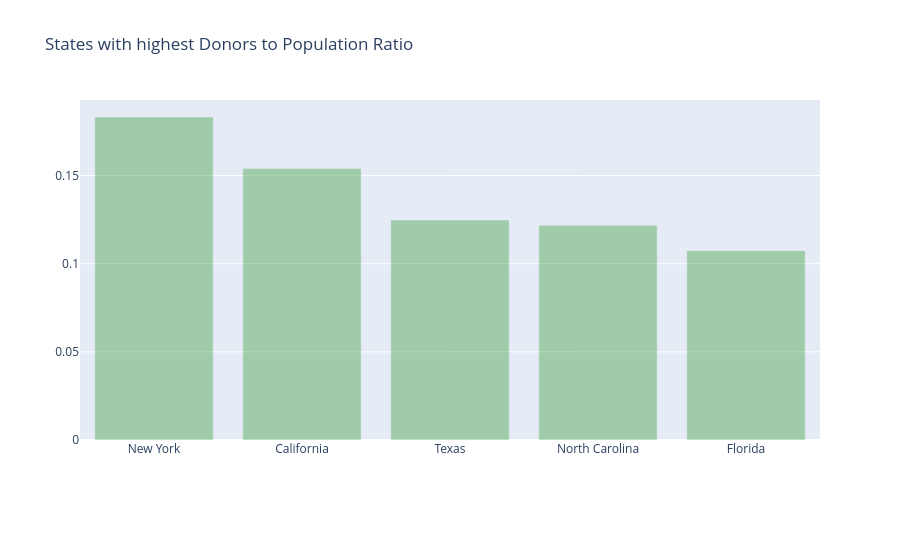

Write notebook code for a chart like this one.
### Markdown cell above
### Interpretación de los Resultados

A partir del análisis exploratorio realizado mediante los mapas de calor y otras técnicas de visualización, es posible identificar relaciones importantes entre las variables del conjunto de datos.

Entre las principales observaciones se encuentran:

- Las variables con coeficientes de correlación cercanos a **1** presentan una **fuerte relación positiva**, lo que indica que ambas tienden a aumentar o disminuir de manera similar.

- Las variables con coeficientes cercanos a **-1** muestran una **fuerte relación negativa**, es decir, cuando una variable aumenta, la otra tiende a disminuir.

- Los valores próximos a **0** indican una **correlación débil o inexistente**, lo que sugiere que las variables no presentan una relación lineal significativa.

- Los mapas de calor permiten identificar rápidamente grupos de variables relacionadas, facilitando la detección de patrones y posibles redundancias dentro del conjunto de datos.

- En proyectos de Ciencia de Datos, este análisis resulta especialmente útil para detectar **multicolinealidad**, seleccionar variables relevantes y comprender la estructura del conjunto de datos antes de construir modelos predictivos.

---

## <a>Conjunto de Datos Ajustado para el Análisis</a>

En algunos casos, las variables pueden encontrarse en escalas muy diferentes, lo que dificulta su comparación directa. Por ello, antes de generar determinados mapas de calor, puede ser conveniente aplicar técnicas de normalización o estandarización que permitan comparar las variables bajo una misma escala.

Este proceso mejora la interpretación visual y facilita la identificación de patrones entre las diferentes características del conjunto de datos.

---

## <a id="2.3">2.3 Mapa de Calor de la Matriz de Correlación</a>

En esta sección construiremos la matriz de correlación entre las variables numéricas del conjunto de datos y la representaremos mediante un **Heatmap**. La intensidad del color mostrará el grado de asociación entre cada par de variables, permitiendo identificar relaciones fuertes, débiles o negativas de manera inmediata.

### Code cell
census_2013 = {'Mississippi': 2991207, 'Iowa': 3090416, 'Oklahoma': 3850568, 'Delaware': 925749, 'Minnesota': 5420380, 'Alaska': 735132, 'Illinois': 12882135, 'Arkansas': 2959373, 'New Mexico': 2085287, 'Indiana': 6570902, 'Maryland': 5928814, 'Louisiana': 4625470, 'Texas': 26448193, 'Wyoming': 582658, 'Arizona': 6626624, 'Wisconsin': 5742713, 'Michigan': 9895622, 'Kansas': 2893957, 'Utah': 2900872, 'Virginia': 8260405, 'Oregon': 3930065, 'Connecticut': 3596080, 'New York': 19651127, 'California': 38332521, 'Massachusetts': 6692824, 'West Virginia': 1854304, 'South Carolina': 4774839, 'New Hampshire': 1323459, 'Vermont': 626630, 'Georgia': 9992167, 'North Dakota': 723393, 'Pennsylvania': 12773801, 'Florida': 19552860, 'Hawaii': 1404054, 'Kentucky': 4395295, 'Rhode Island': 1051511, 'Nebraska': 1868516, 'Missouri': 6044171, 'Ohio': 11570808, 'Alabama': 4833722, 'South Dakota': 844877, 'Colorado': 5268367, 'Idaho': 1612136, 'New Jersey': 8899339, 'Washington': 6971406, 'North Carolina': 9848060, 'Tennessee': 6495978, 'Montana': 1015165, 'District of Columbia': 646449, 'Nevada': 2790136, 'Maine': 1328302}

donors_from_states = dict(donors_df['Donor State'].value_counts())

don_pop = {}
for state, don in donors_from_states.items():
    if state not in census_2013:
        continue
    don_pop[state]  = float(don)*100000/ census_2013[state]

import operator
don_pop = sorted(don_pop.items(), key=operator.itemgetter(1), reverse = True)
xx = [x[0] for x in (don_pop)][1:]
yy = [x[1] for x in (don_pop)][1:]

trace2 = go.Bar(
    x=xx,
    y=yy,
    name='Donors to Population',
    marker=dict(color='green'),
    opacity=0.3
)

data = [trace2]
layout = go.Layout(
    barmode='group',
    legend=dict(dict(x=-.1, y=1.2)),
    margin=dict(b=120),
    title = 'States with highest Donors to Population Ratio',
)

fig = go.Figure(data=data, layout=layout)
iplot(fig, filename='grouped-bar')

### Figure 1 — Plotly figure (JSON) as saved in the notebook; plotly's stock layout.template omitted (floating-point values rounded to 4 significant figures)
{"data": [{"marker": {"color": "green"}, "name": "Donors to Population", "opacity": 0.3, "type": "bar", "x": ["New York", "California", "Texas", "North Carolina", "Florida"], "y": [0.1832, 0.1539, 0.1248, 0.1219, 0.1074]}], "layout": {"barmode": "group", "legend": {"x": -0.1, "y": 1.2}, "margin": {"b": 120}, "title": {"text": "States with highest Donors to Population Ratio"}}}
